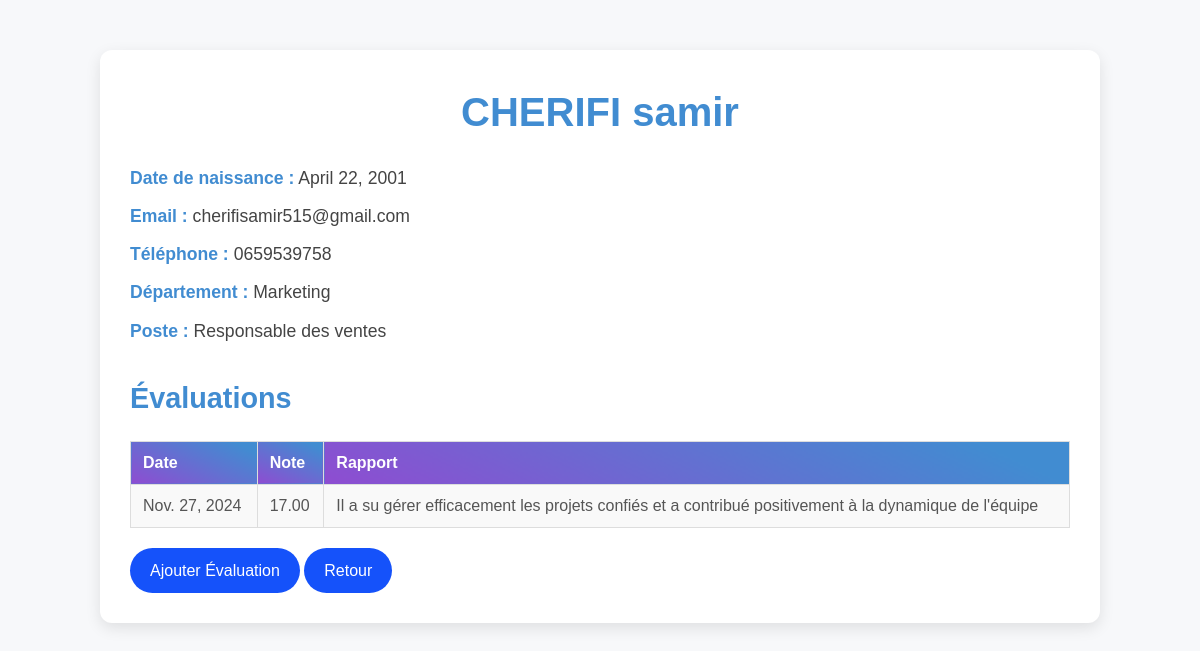
The page /gestion/personnel/1/ on the database its author committed.
### gestion/models.py (models this page shows, shortened)
class Employe(models.Model):
    user = models.OneToOneField(User, on_delete=models.CASCADE, related_name="employe", null=True, blank=True)
    code = models.CharField(max_length=10, unique=True)
    nom = models.CharField(max_length=50)
    prenom = models.CharField(max_length=50)
    daten = models.DateField(verbose_name="Date de Naissance")
    date_embauche = models.DateField(verbose_name="Date d'embauche")
    adresse = models.TextField()
    email = models.EmailField(unique=True)
    telephone = models.CharField(max_length=15, null=True, blank=True)
    departement = models.CharField(max_length=100)
    poste = models.CharField(max_length=100)

class Evaluation(models.Model):
    employe = models.ForeignKey(Employe, on_delete=models.CASCADE, related_name="evaluations")
    date = models.DateField()
    note = models.DecimalField(max_digits=4, decimal_places=2)
    commentaire = models.TextField(null=True, blank=True)

### gestion/views.py (the view)
# urls.py: path('personnel/<int:pk>/', views.fiche_employe, name='fiche_employe'),
def fiche_employe(request, pk):
    employe = get_object_or_404(Employe, pk=pk)
    evaluations = Evaluation.objects.filter(employe=employe)
    return render(request, 'Gestion_personnel/fiche_employe.html', {'employe': employe, 'evaluations': evaluations})

### gestion/templates/Gestion_personnel/fiche_employe.html (shortened to what this page needs)
{% block content %}
<div class="container mt-5">
    <h2>{{ employe.nom }} {{ employe.prenom }}</h2>
    <p><strong>Date de naissance :</strong> {{ employe.daten }}</p>
    <p><strong>Email :</strong> {{ employe.email }}</p>
    <p><strong>Téléphone :</strong> {{ employe.telephone }}</p>
    <p class="info-item"><strong>Département :</strong> {{ employe.departement }}</p>
    <p class="info-item"><strong>Poste :</strong> {{ employe.poste }}</p>
    <h3 class="mt-4">Évaluations</h3>
    <table class="table">
        <thead>
            <tr>
                <th>Date</th>
                <th>Note</th>
                <th>Rapport</th>
            </tr>
        </thead>
        <tbody>
            {% for evaluation in evaluations %}
                <tr>
                    <td>{{ evaluation.date }}</td>
                    <td>{{ evaluation.note }}</td>
                    <td>{{ evaluation.commentaire }}</td>
                </tr>
            {% empty %}
                <tr>
                    <td colspan="3">Aucune évaluation disponible.</td>
                </tr>
            {% endfor %}
        </tbody>
    </table>
    <a href="{% url 'ajouter_evaluation' employe.id %}" class="btn btn-success">Ajouter Évaluation</a>
    <a href="{% url 'Gestion_personnel' %}" class="btn btn-success">Retour</a>
</div>
{% endblock %}

### gestion/templates/Gestion_personnel/fiche_employe.html (style rules this page uses)
* { margin: 0; padding: 0; box-sizing: border-box; font-family: 'Poppins', sans-serif; }
.container { max-width: 1000px; margin: 50px auto; padding: 30px; background-color: #fff; box-shadow: 0px 5px 15px rgba(0, 0, 0, 0.1); border-radius: 12px; }
h2 { font-size: 2.5rem; font-weight: 700; color: #418cd1; text-align: center; margin-bottom: 20px; }
h3 { font-size: 1.8rem; font-weight: 600; color: #418cd1; margin-top: 30px; }
p { font-size: 1.1rem; margin-bottom: 10px; }
strong { color: #418cd1; font-weight: 600; }
.table { width: 100%; margin-top: 20px; border-collapse: collapse; }
.table th, .table td { padding: 12px; text-align: left; border: 1px solid #ddd; }
.table th { background: linear-gradient(205.17deg, #418cd1 10.93%, #9c41d1 116.08%); color: white; font-weight: 700; }
.table tbody tr:nth-child(odd) { background-color: #f9f9f9; }
.table td { color: #555; }
.btn { font-size: 1rem; padding: 10px 20px; border-radius: 25px; transition: all 0.3s ease; text-decoration: none; display: inline-block; margin-top: 20px; }
.btn-success { background-color: #0b4bfaf4; color: white; border: none; }

### rows shown on the page
Employe: nom "CHERIFI", prenom "samir", daten "April 22, 2001", email "cherifisamir515@gmail.com", telephone "0659539758", departement "Marketing", poste "Responsable des ventes"
Evaluation: date "Nov. 27, 2024", note "17.00", commentaire "Il a su gérer efficacement les projets confiés et a contribué positivement à la dynamique de l'équipe"
